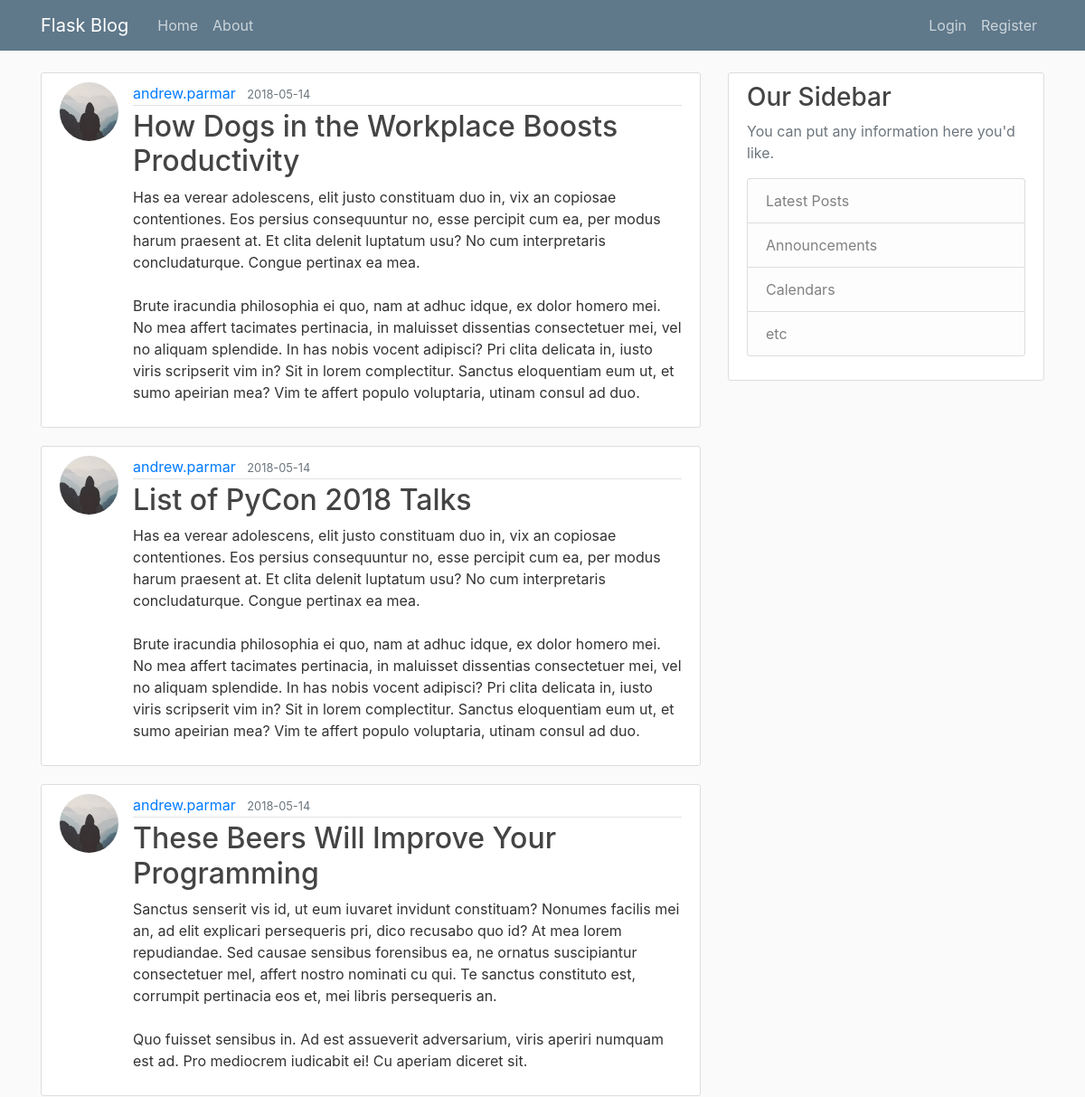
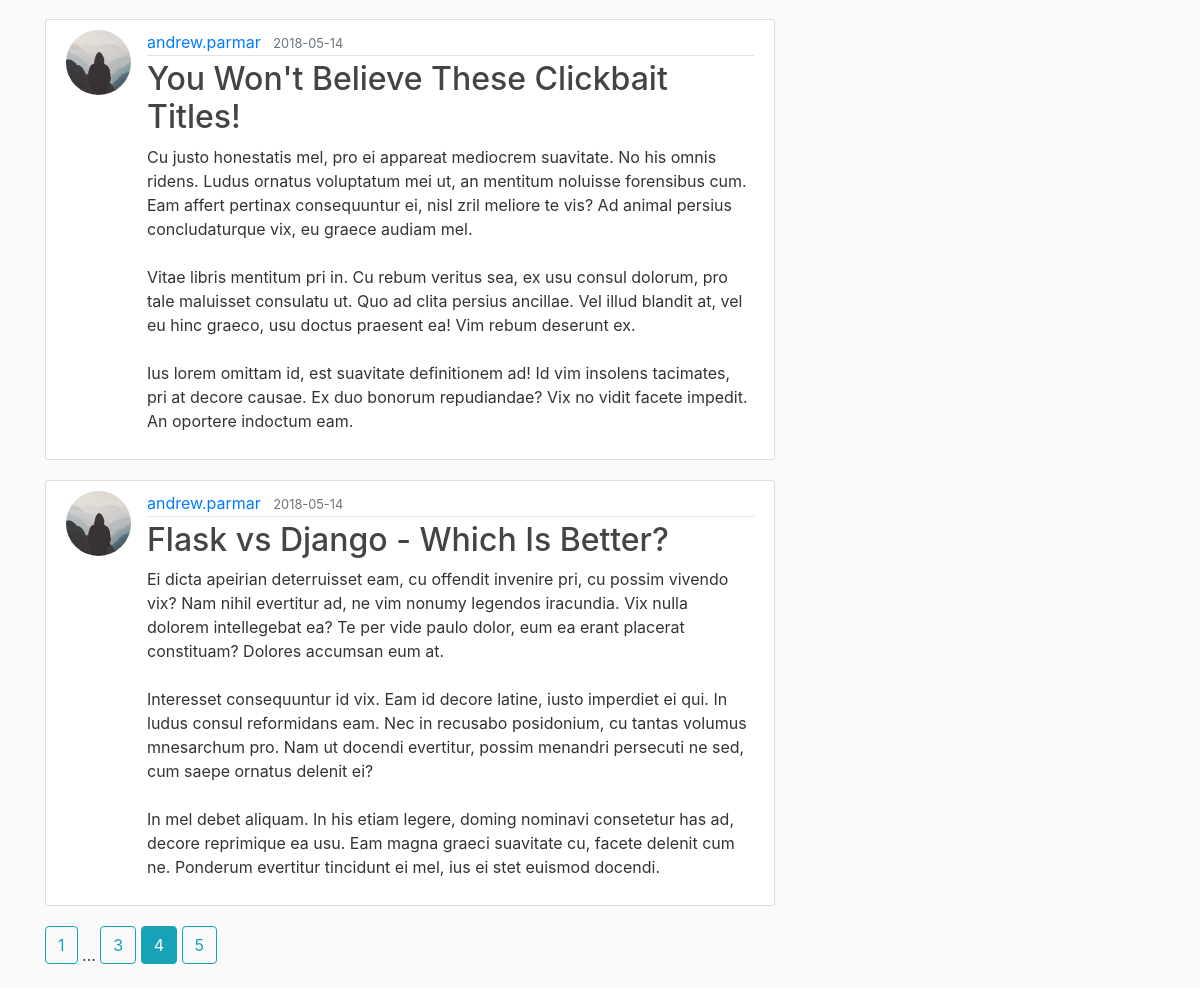
/home?page=4, run on the app's committed database (2 pictures, top to bottom).
### flaskblog/models.py (models this page shows, shortened)
class Post(db.Model):
	id = db.Column(db.Integer, primary_key=True)
	title = db.Column(db.String(100), nullable=False)
	date_posted = db.Column(db.DateTime, nullable=False, default=datetime.utcnow)
	content = db.Column(db.Text, nullable=False)
	user_id = db.Column(db.Integer, db.ForeignKey('user.id'), nullable=False)

class User(db.Model, UserMixin):
	id = db.Column(db.Integer, primary_key=True)
	username = db.Column(db.String(20), unique=True, nullable=False)
	email = db.Column(db.String(120), unique=True, nullable=False)
	image_file = db.Column(db.String(20), nullable=False, default='default.jpg')
	password = db.Column(db.String(60), nullable=False)
	posts = db.relationship('Post', backref='author', lazy=True)

### flaskblog/main/routes.py (the view)
@main.route('/')
@main.route('/home')
def home():
    page = request.args.get('page', 1, type=int)
    posts = Post.query.order_by(
        Post.date_posted.desc()).paginate(page=page, per_page=5)
    return render_template('home.html', posts=posts)

### flaskblog/templates/home.html
{% extends "layout.html" %}
{% block content %}
	{% for post in posts.items %}
		<article class="media content-section">
		  <img class="rounded-circle article-img" src="{{ url_for('static', filename='profile_pics/{}'.format(post.author.image_file)) }}">
		  <div class="media-body">
		    <div class="article-metadata">
		      <a class="mr-2" href="{{ url_for('users.user_post', username=post.author.username) }}">{{ post.author.username }}</a>
		      <small class="text-muted">{{ post.date_posted.strftime('%Y-%m-%d') }}</small>
		    </div>
		    <h2><a class="article-title" href="{{ url_for('posts.post', post_id=post.id) }}">{{ post.title }}</a></h2>
		    <p class="article-content">{{ post.content }}</p>
		  </div>
		</article>
	{% endfor %}
	{% for page_num in posts.iter_pages(left_edge=1, right_edge=1, left_current=1, right_current=2) %}
		{% if page_num %}
			{% if posts.page == page_num %}
				<a class="btn btn-info mb-4" href="{{ url_for('main.home', page=page_num) }}">{{ page_num }}</a>
			{% else %}
				<a class="btn btn-outline-info mb-4" href="{{ url_for('main.home', page=page_num) }}">{{ page_num }}</a>
			{% endif %}
		{% else %}
			...
		{% endif %}
	{% endfor %}
{% endblock content %}

### flaskblog/static/main.css (style rules this page uses)
body { background: #fafafa; color: #333333; margin-top: 5rem; }
h1, h2, h3, h4, h5, h6 { color: #444444; }
.content-section { background: #ffffff; padding: 10px 20px; border: 1px solid #dddddd; border-radius: 3px; margin-bottom: 20px; }
.article-title { color: #444444; }
.article-content { white-space: pre-line; }
.article-img { height: 65px; width: 65px; margin-right: 16px; }
.article-metadata { padding-bottom: 1px; margin-bottom: 4px; border-bottom: 1px solid #e3e3e3 }

### data on the page
Post: image_file (placeholder picture), author.username "andrew.parmar", date_posted "2018-05-14", title "How Dogs in the Workplace Boosts Productivity", content "Has ea verear adolescens, elit justo constituam duo in, vix an copiosae contentiones. Eos persius consequuntur no, esse percipit cum ea, per modus harum praesent at. Et clita delenit luptatum usu? No cum interpretaris concludaturque. Congue pertinax ea mea. Brute iracundia philosophia ei quo, nam at adhuc idque, ex dolor homero mei. No mea affert tacimates pertinacia, in maluisset dissentias consectetuer mei, vel no aliquam splendide. In has nobis vocent adipisci? Pri clita delicata in, iusto viris scripserit vim in? Sit in lorem complectitur. Sanctus eloquentiam eum ut, et sumo apeirian mea? Vim te affert populo voluptaria, utinam consul ad duo."
Post: image_file (placeholder picture), author.username "andrew.parmar", date_posted "2018-05-14", title "List of PyCon 2018 Talks", content "Has ea verear adolescens, elit justo constituam duo in, vix an copiosae contentiones. Eos persius consequuntur no, esse percipit cum ea, per modus harum praesent at. Et clita delenit luptatum usu? No cum interpretaris concludaturque. Congue pertinax ea mea. Brute iracundia philosophia ei quo, nam at adhuc idque, ex dolor homero mei. No mea affert tacimates pertinacia, in maluisset dissentias consectetuer mei, vel no aliquam splendide. In has nobis vocent adipisci? Pri clita delicata in, iusto viris scripserit vim in? Sit in lorem complectitur. Sanctus eloquentiam eum ut, et sumo apeirian mea? Vim te affert populo voluptaria, utinam consul ad duo."
Post: image_file (placeholder picture), author.username "andrew.parmar", date_posted "2018-05-14", title "These Beers Will Improve Your Programming", content "Sanctus senserit vis id, ut eum iuvaret invidunt constituam? Nonumes facilis mei an, ad elit explicari persequeris pri, dico recusabo quo id? At mea lorem repudiandae. Sed causae sensibus forensibus ea, ne ornatus suscipiantur consectetuer mel, affert nostro nominati cu qui. Te sanctus constituto est, corrumpit pertinacia eos et, mei libris persequeris an. Quo fuisset sensibus in. Ad est assueverit adversarium, viris aperiri numquam est ad. Pro mediocrem iudicabit ei! Cu aperiam diceret sit."
Post: image_file (placeholder picture), author.username "andrew.parmar", date_posted "2018-05-14", title "You Won't Believe These Clickbait Titles!", content "Cu justo honestatis mel, pro ei appareat mediocrem suavitate. No his omnis ridens. Ludus ornatus voluptatum mei ut, an mentitum noluisse forensibus cum. Eam affert pertinax consequuntur ei, nisl zril meliore te vis? Ad animal persius concludaturque vix, eu graece audiam mel. Vitae libris mentitum pri in. Cu rebum veritus sea, ex usu consul dolorum, pro tale maluisset consulatu ut. Quo ad clita persius ancillae. Vel illud blandit at, vel eu hinc graeco, usu doctus praesent ea! Vim rebum deserunt ex. Ius lorem omittam id, est suavitate definitionem ad! Id vim insolens tacimates, pri at decore causae. Ex duo bonorum repudiandae? Vix no vidit facete impedit. An oportere indoctum eam."
Post: image_file (placeholder picture), author.username "andrew.parmar", date_posted "2018-05-14", title "Flask vs Django - Which Is Better?", content "Ei dicta apeirian deterruisset eam, cu offendit invenire pri, cu possim vivendo vix? Nam nihil evertitur ad, ne vim nonumy legendos iracundia. Vix nulla dolorem intellegebat ea? Te per vide paulo dolor, eum ea erant placerat constituam? Dolores accumsan eum at. Interesset consequuntur id vix. Eam id decore latine, iusto imperdiet ei qui. In ludus consul reformidans eam. Nec in recusabo posidonium, cu tantas volumus mnesarchum pro. Nam ut docendi evertitur, possim menandri persecuti ne sed, cum saepe ornatus delenit ei? In mel debet aliquam. In his etiam legere, doming nominavi consetetur has ad, decore reprimique ea usu. Eam magna graeci suavitate cu, facete delenit cum ne. Ponderum…"

### other printed values
{{ page_num }} "1" "3" "5"
{{ page_num }} "4"
